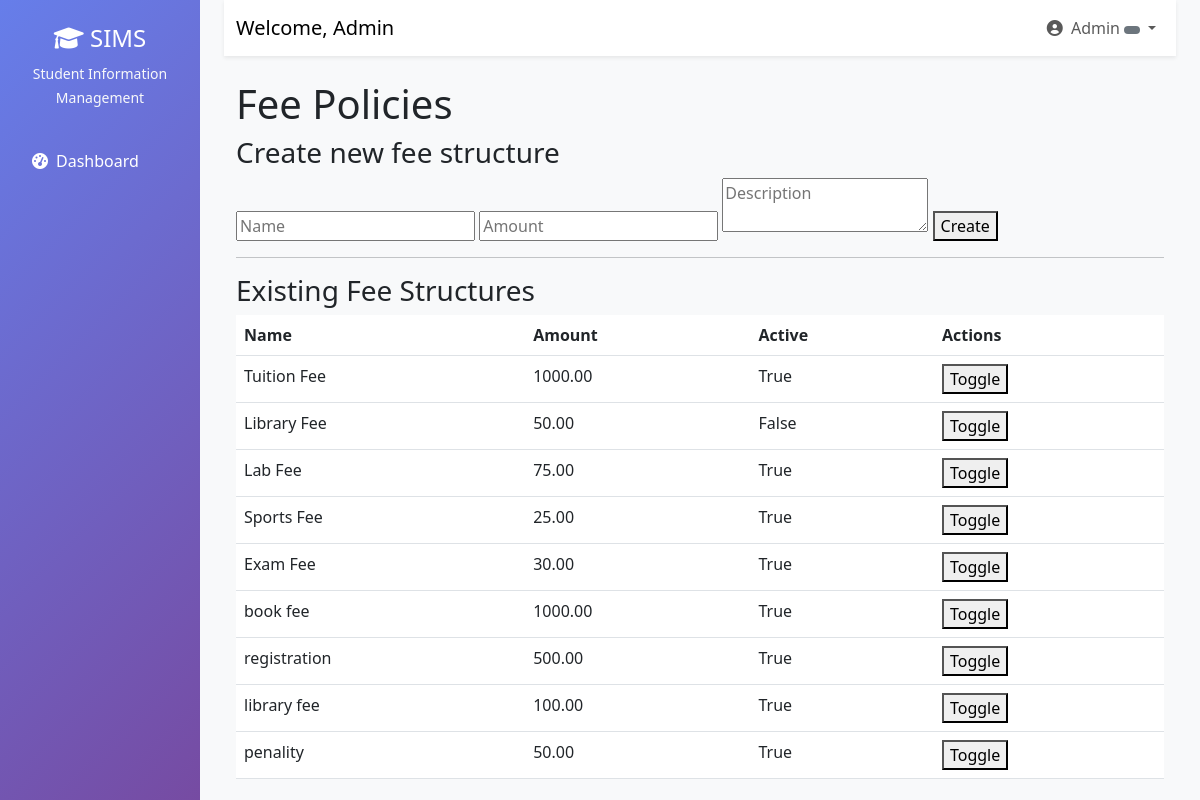
The page /finance/fee-policies/ (signed in) on the database its author committed.
### users/models.py (models this page shows, shortened)
class User(AbstractUser):
    ROLE_CHOICES = (
        ('admin', 'Administrator'),
        ('teacher', 'Teacher'),
        ('student', 'Student'),
        ('registrar', 'Registrar'),
        ('finance', 'Finance Officer'),
        ('parent', 'Parent'),
    )
    role = models.CharField(max_length=20, choices=ROLE_CHOICES)
    phone = models.CharField(max_length=15, blank=True)
    address = models.TextField(blank=True)
    date_of_birth = models.DateField(null=True, blank=True)
    profile_picture = models.ImageField(upload_to='profiles/', null=True, blank=True)
    is_approved = models.BooleanField(default=False)
    created_at = models.DateTimeField(auto_now_add=True)

### payments/models.py (models this page shows, shortened)
class FeeStructure(models.Model):
    name = models.CharField(max_length=100)
    amount = models.DecimalField(max_digits=10, decimal_places=2)
    description = models.TextField()
    is_active = models.BooleanField(default=True)
    created_by = models.ForeignKey(User, on_delete=models.CASCADE)
    created_at = models.DateTimeField(auto_now_add=True)

### users/decorators.py (the view)
        def wrapper(request, *args, **kwargs):
            if request.user.is_authenticated:
                if request.user.role in allowed_roles or request.user.is_superuser:
                    return view_func(request, *args, **kwargs)
            messages.error(request, "You don't have permission to access this page.")
            return redirect('dashboard')

### finance/views.py (called while the page is built, shortened)
@finance_required
def update_fee_policies(request):
    fee_structures = FeeStructure.objects.all()
    context = {
        'fee_structures': fee_structures,
    }
    return render(request, 'finance/update_fee_policies.html', context)

### finance/templates/finance/update_fee_policies.html (shortened to what this page needs)
{% extends 'base.html' %}
{% block content %}
<h1>Fee Policies</h1>
<form method="post">{% csrf_token %}
  <h3>Create new fee structure</h3>
  <input type="text" name="name" placeholder="Name" />
  <input type="text" name="amount" placeholder="Amount" />
  <textarea name="description" placeholder="Description"></textarea>
  <button type="submit" name="create">Create</button>
</form>
<hr/>
<h3>Existing Fee Structures</h3>
<table class="table">
  <thead><tr><th>Name</th><th>Amount</th><th>Active</th><th>Actions</th></tr></thead>
  <tbody>
  {% for f in fee_structures %}
    <tr>
      <td>{{ f.name }}</td>
      <td>{{ f.amount }}</td>
      <td>{{ f.is_active }}</td>
      <td>
        <form method="post" style="display:inline">{% csrf_token %}
          <button type="submit" name="toggle">Toggle</button>
        </form>
      </td>
    </tr>
  {% empty %}
    <tr><td colspan="4">No fee structures defined</td></tr>
  {% endfor %}
  </tbody>
</table>
{% endblock %}

### templates/base.html (shortened to what this page needs)
<!DOCTYPE html>
<html lang="en">
  <head>
    <link
      href="https://cdn.jsdelivr.net/npm/bootstrap@5.3.0/dist/css/bootstrap.min.css"
      rel="stylesheet"
    />
    <link
      href="https://cdnjs.cloudflare.com/ajax/libs/font-awesome/6.0.0/css/all.min.css"
      rel="stylesheet"
    />
  </head>
  <body>
    {% if user.is_authenticated %}
    <div class="container-fluid">
      <div class="row">
        <nav class="col-md-3 col-lg-2 d-md-block sidebar">
          <div class="position-sticky pt-4">
            <div class="text-center mb-4">
              <h4 class="text-white">
                <i class="fas fa-graduation-cap"></i> SIMS
              </h4>
              <small class="text-light">Student Information Management</small>
            </div>
            <ul class="nav flex-column">
              <li class="nav-item">
                <a
                  class="nav-link {% if request.resolver_match.url_name == 'dashboard' %}active{% endif %}"
                  href="{% url 'dashboard' %}"
                >
                  <i class="fas fa-tachometer-alt me-2"></i>Dashboard
                </a>
              </li>
            </ul>
          </div>
        </nav>
        <main class="col-md-9 ms-sm-auto col-lg-10 px-md-4 main-content">
          <nav
            class="navbar navbar-expand-lg navbar-light bg-white shadow-sm mb-4"
          >
            <div class="container-fluid">
              <span class="navbar-brand"
                >Welcome, {{ user.get_full_name|default:user.username }}</span
              >
              <div class="navbar-nav ms-auto">
                <div class="nav-item dropdown">
                  <a
                    class="nav-link dropdown-toggle"
                    href="#"
                    id="navbarDropdown"
                    role="button"
                    data-bs-toggle="dropdown"
                  >
                    <i class="fas fa-user-circle me-1"></i> {{ user.username }}
                    <span
                      class="badge bg-{% if user.role == 'admin' %}danger{% elif user.role == 'teacher' %}info{% elif user.role == 'student' %}success{% elif user.role == 'parent' %}warning{% else %}secondary{% endif %}"
                    >
                    </span>
                  </a>
                </div>
              </div>
            </div>
          </nav>
          <div class="container-fluid">{% block content %}{% endblock %}</div>
        </main>
      </div>
    </div>
    {% else %} {% block auth_content %}{% endblock %} {% endif %}
  </body>
</html>

### templates/base.html (style rules this page uses)
.sidebar { min-height: 100vh; background: linear-gradient(135deg, #667eea 0%, #764ba2 100%); }
.sidebar .nav-link { color: #fff; padding: 12px 20px; margin: 4px 0; border-radius: 8px; transition: all 0.3s; }
.main-content { background-color: #f8f9fa; min-height: 100vh; }

### rows shown on the page
User: get_full_name "Admin", username "Admin"
FeeStructure: name "Tuition Fee", amount "1000.00", is_active "True"
FeeStructure: name "Library Fee", amount "50.00", is_active "False"
FeeStructure: name "Lab Fee", amount "75.00", is_active "True"
FeeStructure: name "Sports Fee", amount "25.00", is_active "True"
FeeStructure: name "Exam Fee", amount "30.00", is_active "True"
FeeStructure: name "book fee", amount "1000.00", is_active "True"
FeeStructure: name "registration", amount "500.00", is_active "True"
FeeStructure: name "library fee", amount "100.00", is_active "True"
FeeStructure: name "penality", amount "50.00", is_active "True"
